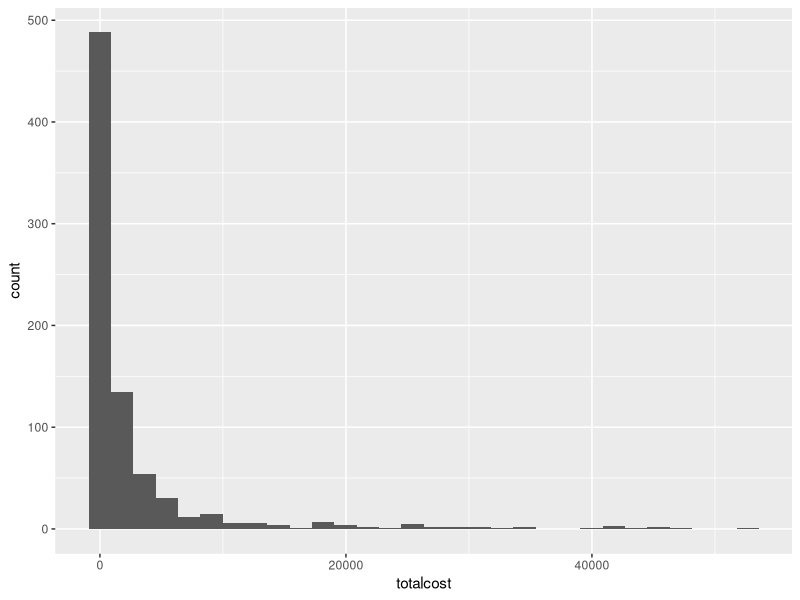
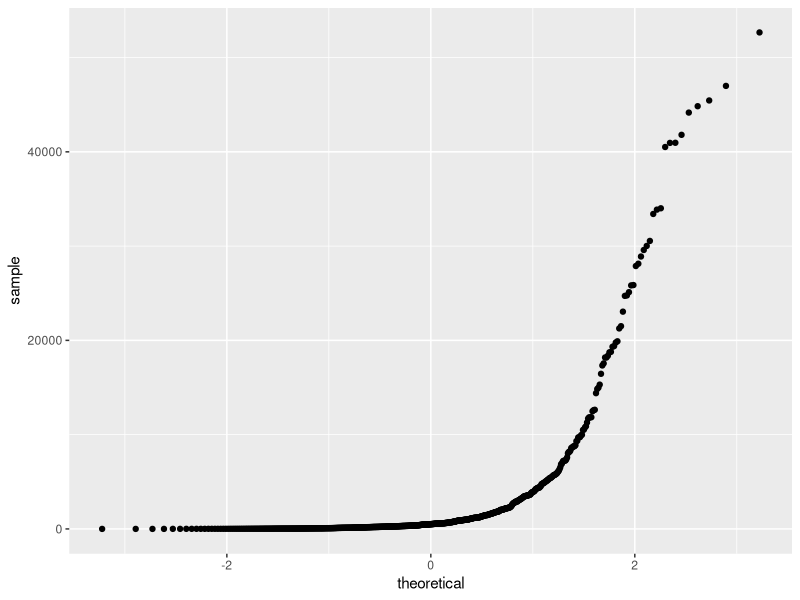
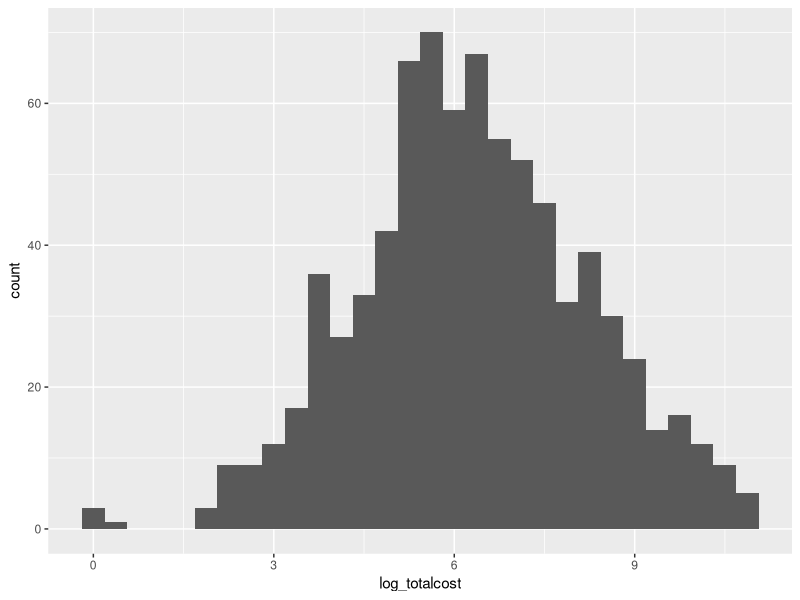
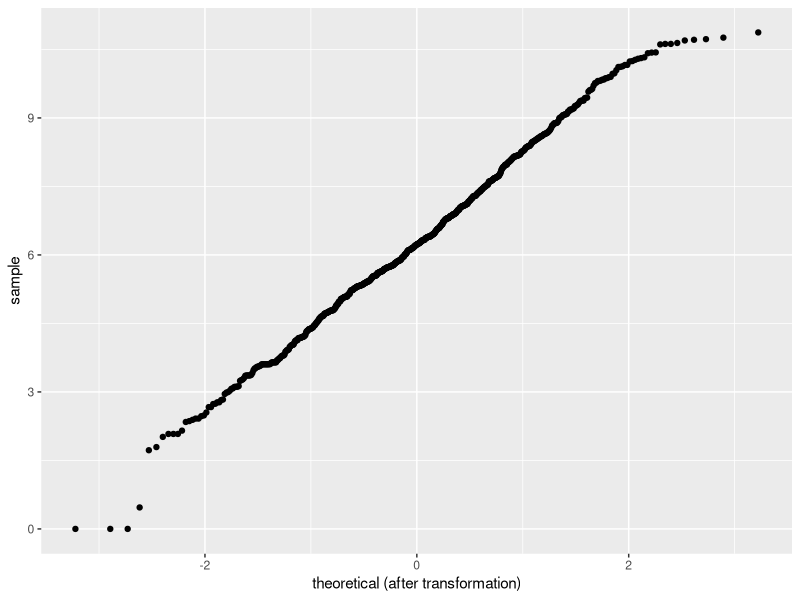
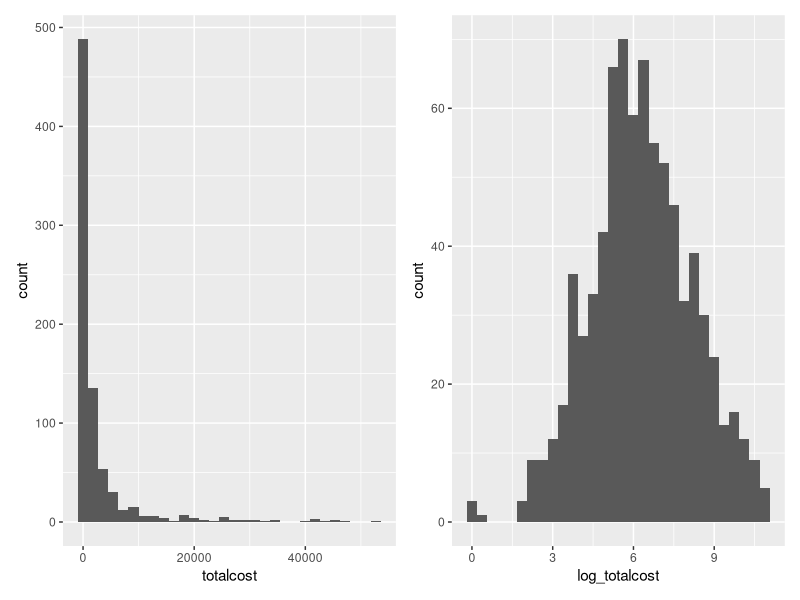
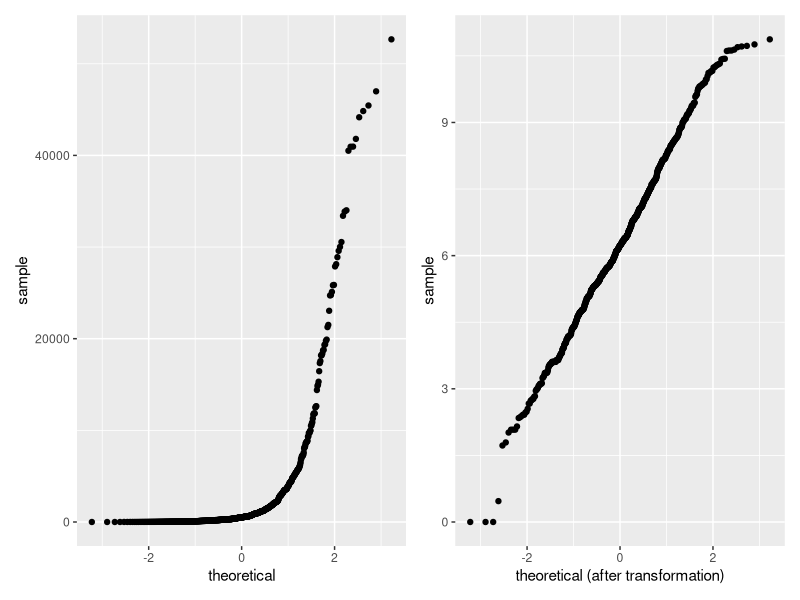
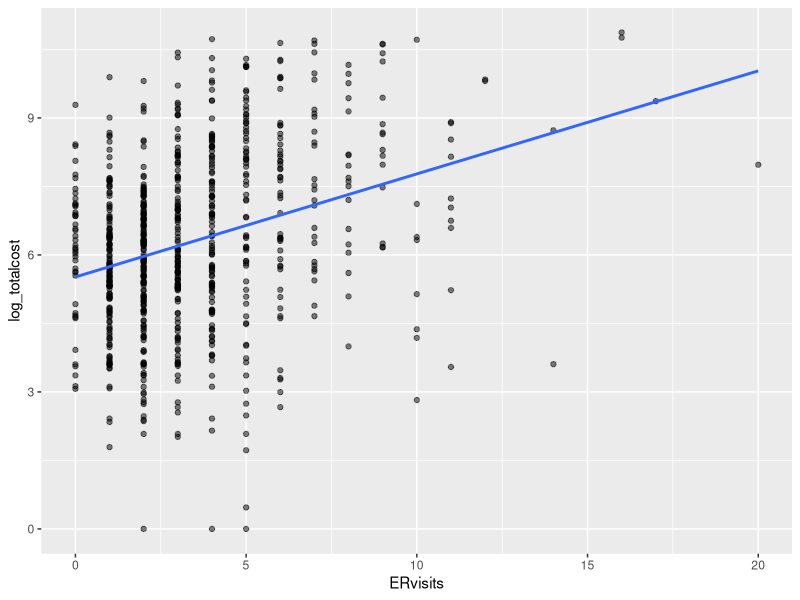
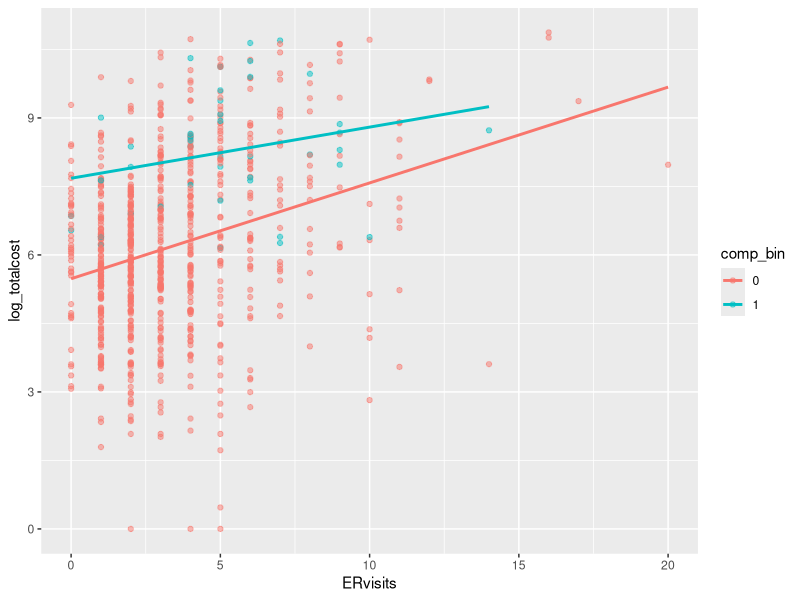

These charts were generated, in order, by the following R code:
## ---- chunk 1
knitr::opts_chunk$set(echo = TRUE)
library(tidyverse)
library(kableExtra)
library(patchwork)
library(broom)
## ---- chunk 2
hd_data = read.csv("./data/HeartDisease.csv") 
hd_gender = hd_data %>% 
  select(gender)  
hd_num = hd_data %>% 
  select(-gender)
## ---- chunk 3
skimr::skim_to_wide(hd_gender) %>% knitr::kable() %>% kable_styling()

table(hd_gender) %>% prop.table() %>% knitr::kable() %>% kable_styling(full_width = F, position = "left")
## ---- chunk 4
skimr::skim_to_wide(hd_num) %>% knitr::kable() %>% kable_styling()
## ---- chunk 5
tc_hist = hd_data %>% 
  ggplot(aes(x = totalcost)) +
  geom_histogram(bins = 30)
tc_hist

tc_qq = hd_data %>% 
  ggplot(aes(sample = totalcost)) +
  geom_qq()
tc_qq
## ---- chunk 6
totalcost_trans = hd_data %>% 
  mutate(totalcost, log_totalcost = log(totalcost)) 
totalcost_trans$log_totalcost[is.infinite(totalcost_trans$log_totalcost)] = 0

tc_trans_hist = totalcost_trans %>% 
  ggplot(aes(x = log_totalcost)) +
  geom_histogram(bins = 30)
tc_trans_hist

tc_trans_qq = totalcost_trans %>% 
  ggplot(aes(sample = log_totalcost)) +
  geom_qq() +
   labs(x = "theoretical (after transformation)")
tc_trans_qq
## ---- chunk 7
tc_hist + tc_trans_hist

tc_qq + tc_trans_qq
## ---- chunk 8
hd_nv = totalcost_trans %>% 
  mutate(comp_bin = ifelse(complications == 0, 0, 1)) %>% 
  mutate(comp_bin, comp_bin = as.factor(comp_bin))
## ---- chunk 9
# simple linear regression
fit = lm(log_totalcost ~ ERvisits, data = totalcost_trans)
# analyze the result
summary(fit)
glance(fit)$sigma
# scatter plot 
# plot(totalcost_trans$ERvisits, totalcost_trans$log_totalcost)
# abline(fit,lwd=2,col=2)
totalcost_trans %>% 
  ggplot(aes(x = ERvisits, y = log_totalcost)) +
  geom_point(alpha = .5) +
  geom_smooth(method = "lm", se = FALSE)
## ---- chunk 10
hd_nv %>% 
  ggplot(aes(x = ERvisits, y = log_totalcost, color = comp_bin)) +
  geom_point(alpha = .5) +
  geom_smooth(method = "lm", se = FALSE) 
## ---- chunk 11
fit2 = lm(log_totalcost ~ ERvisits + comp_bin, data = hd_nv)
summary(fit)$coef %>% knitr::kable() %>% kable_styling()
summary(fit2)$coef %>% knitr::kable() %>% kable_styling()
(0.226 - 0.203)/0.226
